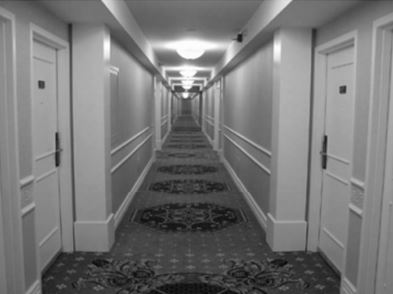
#> input picture Images_03a/corridor_01.jpg, 393 x 294 px
$ jupyter execute 3_edge_detection.ipynb   (older library calls are emulated)
#> lines starting #> are read from the running program, lines starting #| are printed output that depends on the picture; after the words box and inside, x2 and y2 are one past the last pixel; in counts of white or black regions, pixels touching at a corner belong together
# Edge and line detection

[cell 1]
import cv2
import numpy as np
import os
import math
from matplotlib import pyplot as plt

dataDir = '../Images_03a'  # Change this, according to your images' directory path

[cell 2]
# Open image
img = cv2.imread(os.path.join(dataDir, 'corridor_01.jpg'))  # Change this, according to your image's path
#> img is the input picture: shape (294, 393, 3); min 6, max 255, mean 118.8

# Convert to grayscale
img = cv2.cvtColor(img, cv2.COLOR_BGR2GRAY)
#> img: shape (294, 393)

cv2.imshow("Image", img)
cv2.waitKey(0)
cv2.destroyAllWindows()

## 1. Sobel Filter

Detecting edges using the [Sobel Filter](https://docs.opencv.org/master/d4/d86/group__imgproc__filter.html#gacea54f142e81b6758cb6f375ce782c8d)

[cell 3]
# Calculate the first derivatives of the image in x and y
sobel_x = cv2.Sobel(img, cv2.CV_64F, 1, 0, ksize=5)
sobel_y = cv2.Sobel(img, cv2.CV_64F, 0, 1, ksize=5)

# Show the images
cv2.imshow("Sobel X", sobel_x)
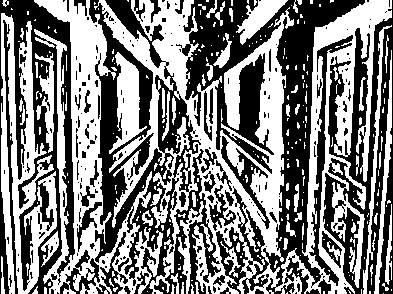
#> window 'Sobel X': shape (294, 393); 49.9% white; 286 white regions (218 under 20 px), largest, box (x1, y1, x2, y2) and area: (94, 0, 392, 294) 29096, (34, 0, 163, 294) 11419, (1, 13, 57, 294) 6630
cv2.imshow("Sobel Y", sobel_y)
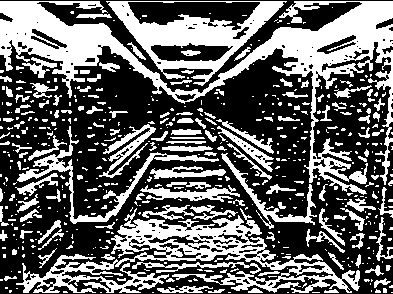
#> window 'Sobel Y': shape (294, 393); 39.1% white; 549 white regions (405 under 20 px), largest, box (x1, y1, x2, y2) and area: (0, 1, 393, 195) 14838, (16, 208, 360, 293) 8186, (106, 1, 287, 86) 4909
cv2.waitKey(0)
cv2.destroyAllWindows()

Exercise 1.1: Calculate the gradient by combining the X and Y axes and show the gradient image

[cell 4]
# Calculate the first derivatives of the image in x and y
sobel_x_y = cv2.Sobel(img, cv2.CV_64F, 1, 1, ksize=5)

# Show the images
cv2.imshow("Sobel X+Y", sobel_x_y)
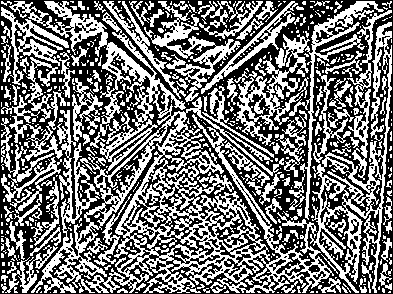
#> window 'Sobel X+Y': shape (294, 393); 46% white; 569 white regions (443 under 20 px), largest, box (x1, y1, x2, y2) and area: (1, 1, 334, 293) 22759, (310, 22, 392, 293) 4582, (234, 1, 384, 220) 4472
cv2.waitKey(0)
cv2.destroyAllWindows()

Exercise 1.2: Threshold the gradient image using a [trackbar](https://docs.opencv.org/4.x/da/d6a/tutorial_trackbar.html)

[cell 5]
def on_trackbar(val):
    _, img = cv2.threshold(sobel_x_y, val, 255, cv2.THRESH_BINARY)
    cv2.imshow(title_window, img)


# Calculate the first derivatives of the image in x and y
sobel_x_y = cv2.Sobel(img, cv2.CV_64F, 1, 1, ksize=5)
title_window = "Sobel X+Y"
# Show the images
cv2.imshow(title_window, sobel_x_y)

alpha_slider_max = 255
trackbar_name = 'Threshold x %d' % alpha_slider_max
cv2.createTrackbar(trackbar_name, title_window, 0, alpha_slider_max, on_trackbar)

cv2.waitKey(0)
cv2.destroyAllWindows()

 Exercise 1.3: Test the effect of applying Gaussian blur filters of different sizes before applying Sobel filter

[cell 6]
blurs = [cv2.GaussianBlur(img, (5, 5), 0), cv2.GaussianBlur(img, (11, 11), 0), cv2.GaussianBlur(img, (21, 21), 0)]
imgs = map(lambda x: cv2.Sobel(x, cv2.CV_64F, 1, 1, ksize=5), blurs)

c = 0
for img_ in imgs:
    c += 1
    cv2.imshow(str(c), img_)
#> this loop made 3 passes
#> pass 1, `cv2.imshow(str(c), img_)`:
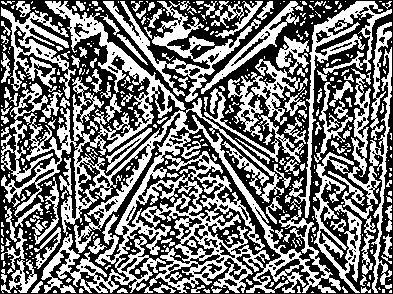
#> window '1': shape (294, 393); 46.4% white; 454 white regions (317 under 20 px), largest, box (x1, y1, x2, y2) and area: (1, 1, 392, 293) 24913, (313, 47, 392, 293) 4469, (103, 1, 261, 102) 3174
#> after the loop, c = 3

cv2.waitKey(0)
cv2.destroyAllWindows()

Exercise 1.4: Experiment with different kernel sizes in the sobel filter

[cell 7]
# TODO

## 2. Laplacian of Gaussians (LoG) and Difference of Gaussians (DoG)

Edge detection using Laplacian of Gaussians

[cell 8]
# Open image
img = cv2.imread(os.path.join(dataDir, 'corridor_01.jpg'))  # Change this, according to your image's path

# Convert to grayscale
img = cv2.cvtColor(img, cv2.COLOR_BGR2GRAY)

# Apply Laplacian
laplacian = cv2.Laplacian(img, cv2.CV_64F, ksize=3)

cv2.imshow("LoG", laplacian)
cv2.waitKey(0)
cv2.destroyAllWindows()

Exercise 2.1: Verify the effects of using Gaussian Blur before applying the laplacian filter

[cell 9]
cv2.imshow("LoG", laplacian)

blured = cv2.GaussianBlur(img, (5, 5), 0)
laplacian_blured = cv2.Laplacian(blured, cv2.CV_64F, ksize=3)
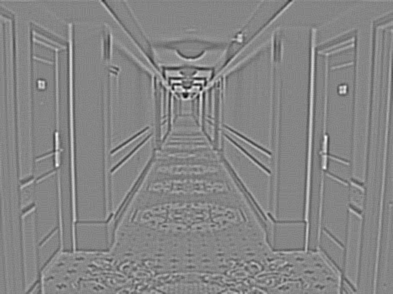
#> laplacian_blured: shape (294, 393) float64; min -172, max 156, mean 0; drawn with min black and max white

cv2.imshow("LoG with blur", laplacian_blured)
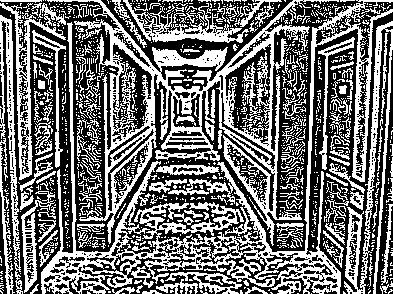
#> window 'LoG with blur': shape (294, 393); 44.2% white; 1245 white regions (1090 under 20 px), largest, box (x1, y1, x2, y2) and area: (41, 0, 393, 294) 13410, (47, 0, 339, 246) 12234, (344, 21, 393, 294) 2818
cv2.waitKey(0)
cv2.destroyAllWindows()

Exercise 2.2: Implement edge detection through Difference of Gaussians

[cell 10]
img_gauss_2 = cv2.GaussianBlur(img, (5, 5), 2)
img_gauss_1 = cv2.GaussianBlur(img, (5, 5), 1)

image = img_gauss_2 - img_gauss_1
cv2.imshow("DoG", image)
cv2.waitKey(0)
cv2.destroyAllWindows()

## 3. Canny Filter

Detect edges using the [Canny Filter](https://docs.opencv.org/master/dd/d1a/group__imgproc__feature.html#ga04723e007ed888ddf11d9ba04e2232de)

[cell 11]
# Apply a Canny Filter
img_canny = cv2.Canny(img, 100, 200)
#> img_canny: shape (294, 393); 5.8% white in thin lines or dots

cv2.imshow("Image", img_canny)
cv2.waitKey(0)
cv2.destroyAllWindows()

Exercise 3.1: Implement a track bar to alter the low and high threshold values of the Canny filter

[cell 12]
def on_trackbar_low(val):
    cv2.imshow("Image", cv2.Canny(img, val, high_thr))


def on_trackbar_high(val):
    cv2.imshow("Image", cv2.Canny(img, low_thr, val))


low_thr = 100
high_thr = 200
img_canny = cv2.Canny(img, low_thr, high_thr)
cv2.imshow("Image", img_canny)

trackbar_name_low = 'Low Threshold x %d' % low_thr
trackbar_name_high = 'High Threshold x %d' % high_thr
cv2.createTrackbar(trackbar_name_low, "Image", 0, 255, on_trackbar_low)
cv2.createTrackbar(trackbar_name_high, "Image", 0, 255, on_trackbar_high)

cv2.waitKey(0)
cv2.destroyAllWindows()

Exercise 3.2: Compare the results of applying the following two filters to the same image:
 - Sobel filter, with threshold t, after smoothing the image with a Gaussian blur filter with size s;
 - Canny filter, with "low threshold" = "high threshold" = t and "aperture" = s, using the same t and s values. Try also with a "low threshold" different from the "high threshold".

[cell 13]
img = cv2.imread(os.path.join(dataDir, 'corridor_01.jpg'))
t = 150
s = (5, 5)
blured = cv2.GaussianBlur(img, s, 1)
#> blured: shape (294, 393, 3)
sobel_x_y = cv2.Sobel(blured, cv2.CV_64F, 1, 1, ksize=5)
#> sobel_x_y: shape (294, 393, 3) float64

img_canny = cv2.Canny(img, t, t, apertureSize=5)
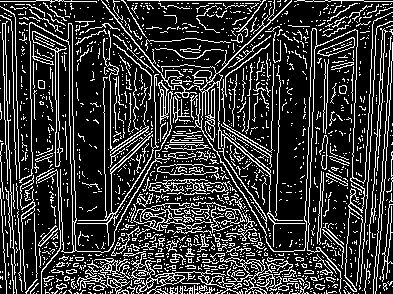
#> img_canny: shape (294, 393); 21.7% white in thin lines or dots

cv2.imshow("Sobel X+Y", sobel_x_y)
cv2.imshow("Canny", img_canny)
cv2.waitKey(0)
cv2.destroyAllWindows()

## Extra: Hough Line Transform

Example of [Standard Hough Lines Transform](https://docs.opencv.org/3.4/dd/d1a/group__imgproc__feature.html#ga46b4e588934f6c8dfd509cc6e0e4545a)

[cell 14]
# Opening an image
img2 = cv2.imread(os.path.join(dataDir, 'chessboard_02.jpg'))
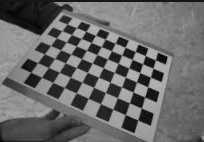
#> input picture Images_03a/chessboard_02.jpg, 204 x 142 px
#> img2 is the input picture: shape (142, 204, 3); mean B, G, R 105.5, 105.4, 105.4

# Convert to grayscale
img2 = cv2.cvtColor(img2, cv2.COLOR_BGR2GRAY)
#> img2: shape (142, 204)

# Display image
cv2.imshow("Image", img2)
cv2.waitKey(0)
cv2.destroyAllWindows()

Step 1: Detect the edges of the input image using a Canny Filter

[cell 15]
# Apply Canny filter
img2_canny = cv2.Canny(img2, 50, 200)
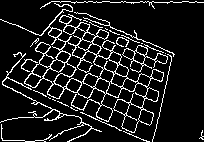
#> img2_canny: shape (142, 204); 11.6% white in thin lines or dots

# Create BGR copy of image
img2_copy = cv2.cvtColor(img2_canny, cv2.COLOR_GRAY2BGR)
#> img2_copy: shape (142, 204, 3); 11.6% white in thin lines or dots

# Display image
cv2.imshow("Canny", img2_canny)
cv2.waitKey(0)
cv2.destroyAllWindows()

Step 2: Apply Hough Transform

[cell 16]
num_votes = 60

lines = cv2.HoughLines(img2_canny, 1, np.pi / 180, num_votes, None, 0, 0)
#> lines = 37 rows, first 8: [22, 1.97], [42, 1.99], [54, 1.99], [67, 2.01], [2, 1.57], [-3, 1.95], [44, 1.97], [69, 1.99]

Step 3: Draw the lines

[cell 17]
if lines is not None:
    for i in range(0, len(lines)):
        rho = lines[i][0][0]
        theta = lines[i][0][1]
        a = math.cos(theta)
        b = math.sin(theta)
        x0 = a * rho
        y0 = b * rho
        pt1 = (int(x0 + 1000 * (-b)), int(y0 + 1000 * (a)))
        pt2 = (int(x0 - 1000 * (-b)), int(y0 - 1000 * (a)))
        # Draw the line
        cv2.line(img2_copy, pt1, pt2, (255, 0, 0), 3)
#> this loop made 37 passes
#> (rho, theta, a, b, x0, y0, pt1, pt2) on passes 1 to 10: (22, 1.97, -0.391, 0.921, -8.6, 20.25, (-929, -370), (911, 410)), (42, 1.99, -0.407, 0.914, -17.08, 38.37, (-930, -368), (896, 445)), (54, 1.99, -0.407, 0.914, -21.96, 49.33, (-935, -357), (891, 456)), (67, 2.01, -0.423, 0.906, -28.32, 60.72, (-934, -361), (877, 483)), (2, 1.57, -4.37e-08, 1, -8.74e-08, 2, (-1000, 1), (999, 2)), (-3, 1.95, -0.375, 0.927, 1.12, -2.78, (-926, -377), (928, 371)), (44, 1.97, -0.391, 0.921, -17.19, 40.5, (-937, -350), (903, 431)), (69, 1.99, -0.407, 0.914, -28.06, 63.03, (-941, -343), (885, 469)), (12, 1.97, -0.391, 0.921, -4.69, 11.05, (-925, -379), (915, 401)), (100, 0.524, 0.866, 0.5, 86.6, 50, (-413, 916), (586, -816))
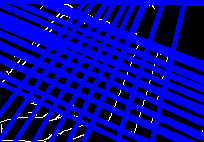
#> img2_copy: shape (142, 204, 3); mean B, G, R 161.3, 3.3, 3.3

cv2.imshow("Canny", img2_canny)
cv2.imshow("Image", img2_copy)
cv2.waitKey(0)
cv2.destroyAllWindows()
